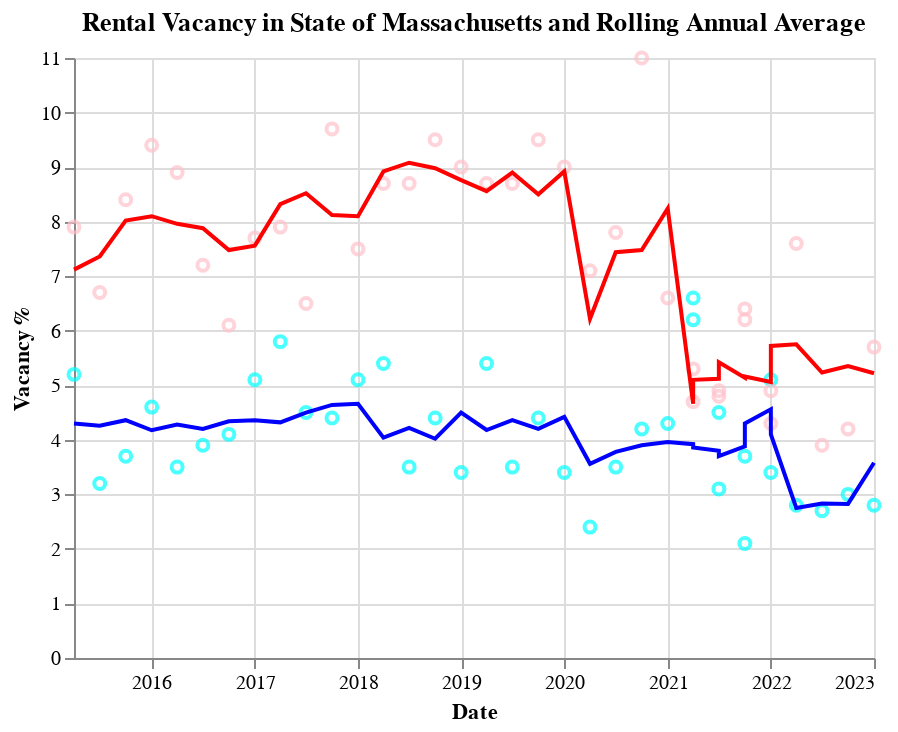

The code cell stored with this chart in its notebook:
### Code cell
line = alt.Chart(df, title="Rental Vacancy in State of Massachusetts and Rolling Annual Average",).mark_line(
    color='blue',
    size=2,
).transform_window(
    rolling_mean='mean(Massachusetts)',
    frame=[-3,1]
).encode(
    x='Quarter:T',
    y='rolling_mean:Q',
)

lineMary = alt.Chart(df).mark_line(
    color='red',
    size=2,
).transform_window(
    rolling_mean='mean(Maryland)',
    frame=[-3,1]
).encode(
    x='Quarter:T',
    y='rolling_mean:Q',
)


pointsMass = alt.Chart(df).mark_point(color='cyan').encode(
    x=alt.X('Quarter:T', axis=alt.Axis(title='Date')),
    y=alt.Y('Massachusetts:Q',
            axis=alt.Axis(title='Vacancy %'))
)

pointsMary = alt.Chart(df).mark_point( color='pink').encode(
    x=alt.X('Quarter:T', axis=alt.Axis(title='Date')),
    y=alt.Y('Maryland:Q',
            axis=alt.Axis(title='Vacancy %'))
)

combined = pointsMass + pointsMary
combined + line + lineMary

## I beleive that the use of a sliding window and rolling mean as detailed in the provided examples is enough distinction from a typical line or scatter chart to qualify. 
## The sliding window includes 3 preceding periods to signify a full year of four quarters. 
## I tried for about 2 hours to get this to have a drop-down that changed state selected, but found out that Vega-lite doesn't even allow that.
## So, I couldn't even make it interactive as I'd intended, and ran out of time.

## I tried my best to clean my data-set into a "Tall" Chart, but the end result made comparing any states trends unwieldy and didn't lend itself to interactivity. 
## I'm expecting partial credit at best on this, this is not nearly my best work and I apologize.

### Figure 1 — Vega-Lite specification as saved in the notebook (floating-point values rounded to 4 significant figures)
{"config": {"view": {"continuousWidth": 400, "continuousHeight": 300}}, "layer": [{"mark": {"type": "point", "color": "cyan"}, "encoding": {"x": {"axis": {"title": "Date"}, "field": "Quarter", "type": "temporal"}, "y": {"axis": {"title": "Vacancy %"}, "field": "Massachusetts", "type": "quantitative"}}}, {"mark": {"type": "point", "color": "pink"}, "encoding": {"x": {"axis": {"title": "Date"}, "field": "Quarter", "type": "temporal"}, "y": {"axis": {"title": "Vacancy %"}, "field": "Maryland", "type": "quantitative"}}}, {"mark": {"type": "line", "color": "blue", "size": 2}, "encoding": {"x": {"field": "Quarter", "type": "temporal"}, "y": {"field": "rolling_mean", "type": "quantitative"}}, "title": "Rental Vacancy in State of Massachusetts and Rolling Annual Average", "transform": [{"window": [{"op": "mean", "field": "Massachusetts", "as": "rolling_mean"}], "frame": [-3, 1]}]}, {"mark": {"type": "line", "color": "red", "size": 2}, "encoding": {"x": {"field": "Quarter", "type": "temporal"}, "y": {"field": "rolling_mean", "type": "quantitative"}}, "transform": [{"window": [{"op": "mean", "field": "Maryland", "as": "rolling_mean"}], "frame": [-3, 1]}]}], "data": {"name": "data-fbddbb9602ddf5b48beab5d8fbaefe3a"}, "$schema": "https://vega.github.io/schema/vega-lite/v4.17.0.json", "datasets": {"data-fbddbb9602ddf5b48beab5d8fbaefe3a": [{"Quarter": "4/1/2022", "Alabama": 6.9, "Alaska": 5.1, "Arizona": 6.0, "Arkansas": 7.5, "California": 3.8, "Colorado": 3.4, "Connecticut": 4.7, "Delaware": 3.3, "District of Columbia": 8.3, "Florida": 6.6, "Georgia": 7.6, "Hawaii": 6.1, "Idaho": 3.3, "Illinois": 6.4, "Indiana": 8.7, "Iowa": 8.3, "Kansas": 8.8, "Kentucky": 5.6, "Louisiana": 5.1, "Maine": 6.1, "Maryland": 7.6, "Massachusetts": 2.8, "Michigan": 4.2, "Minnesota": 6.7, "Mississippi": 7.7, "Missouri": 3.7, "Montana": 3.4, "Nebraska": 5.6, "Nevada": 7.5, "New Hampshire": 5.3, "New Jersey": 4.0, "New Mexico": 5.4, "New York": 5.1, "North Carolina": 6.2, "North Dakota": 13.6, "Ohio": 4.6, "Oklahoma": 8.5, "Oregon": 6.2, "Pennsylvania": 6.5, "Rhode Island": 5.2, "South Carolina": 12.9, "South Dakota": 5.4, "Tennessee": 6.0, "Texas": 7.7, "Utah": 5.0, "Vermont": 2.5, "Virginia": 5.3, "Washington": 4.9, "West Virginia": 8.0, "Wisconsin": 4.9, "Wyoming": 9.2}, {"Quarter": "7/1/2022", "Alabama": 6.9, "Alaska": 4.1, "Arizona": 5.5, "Arkansas": 8.4, "California": 4.1, "Colorado": 4.0, "Connecticut": 2.1, "Delaware": 2.6, "District of Columbia": 8.5, "Florida": 8.0, "Georgia": 7.6, "Hawaii": 5.4, "Idaho": 3.8, "Illinois": 7.9, "Indiana": 8.7, "Iowa": 6.5, "Kansas": 10.8, "Kentucky": 3.8, "Louisiana": 6.6, "Maine": 4.1, "Maryland": 3.9, "Massachusetts": 2.7, "Michigan": 5.2, "Minnesota": 8.0, "Mississippi": 8.1, "Missouri": 6.9, "Montana": 3.6, "Nebraska": 5.2, "Nevada": 4.8, "New Hampshire": 4.5, "New Jersey": 3.2, "New Mexico": 6.6, "New York": 4.4, "North Carolina": 5.4, "North Dakota": 11.0, "Ohio": 5.4, "Oklahoma": 7.3, "Oregon": 3.3, "Pennsylvania": 4.3, "Rhode Island": 3.9, "South Carolina": 6.3, "South Dakota": 4.7, "Tennessee": 8.9, "Texas": 7.4, "Utah": 4.7, "Vermont": 2.4, "Virginia": 4.5, "Washington": 4.0, "West Virginia": 7.3, "Wisconsin": 3.2, "Wyoming": 6.0}, {"Quarter": "10/1/2022", "Alabama": 9.3, "Alaska": 6.2, "Arizona": 6.7, "Arkansas": 12.9, "California": 4.1, "Colorado": 5.0, "Connecticut": 2.0, "Delaware": 3.7, "District of Columbia": 7.7, "Florida": 7.6, "Georgia": 6.7, "Hawaii": 8.6, "Idaho": 4.3, "Illinois": 7.7, "Indiana": 8.8, "Iowa": 8.6, "Kansas": 6.9, "Kentucky": 5.1, "Louisiana": 7.8, "Maine": 2.9, "Maryland": 4.2, "Massachusetts": 3.0, "Michigan": 6.6, "Minnesota": 9.0, "Mississippi": 8.0, "Missouri": 9.6, "Montana": 2.5, "Nebraska": 5.9, "Nevada": 5.9, "New Hampshire": 3.6, "New Jersey": 3.3, "New Mexico": 5.4, "New York": 4.3, "North Carolina": 8.3, "North Dakota": 12.4, "Ohio": 4.9, "Oklahoma": 9.0, "Oregon": 3.0, "Pennsylvania": 5.3, "Rhode Island": 5.5, "South Carolina": 4.2, "South Dakota": 5.8, "Tennessee": 7.8, "Texas": 8.1, "Utah": 5.0, "Vermont": 4.2, "Virginia": 3.3, "Washington": 5.5, "West Virginia": 6.4, "Wisconsin": 4.5, "Wyoming": 7.3}, {"Quarter": "1/1/2023", "Alabama": 9.3, "Alaska": 5.9, "Arizona": 6.7, "Arkansas": 13.3, "California": 3.6, "Colorado": 3.9, "Connecticut": 4.4, "Delaware": 4.7, "District of Columbia": 7.2, "Florida": 6.8, "Georgia": 6.3, "Hawaii": 7.2, "Idaho": 4.5, "Illinois": 7.7, "Indiana": 8.9, "Iowa": 6.7, "Kansas": 7.5, "Kentucky": 3.1, "Louisiana": 8.0, "Maine": 2.9, "Maryland": 5.7, "Massachusetts": 2.8, "Michigan": 6.2, "Minnesota": 5.0, "Mississippi": 9.8, "Missouri": 8.4, "Montana": 3.3, "Nebraska": 4.1, "Nevada": 5.6, "New Hampshire": 4.0, "New Jersey": 4.2, "New Mexico": 6.6, "New York": 3.5, "North Carolina": 5.3, "North Dakota": 11.8, "Ohio": 6.2, "Oklahoma": 9.3, "Oregon": 3.8, "Pennsylvania": 5.0, "Rhode Island": 3.9, "South Carolina": 7.5, "South Dakota": 7.9, "Tennessee": 6.5, "Texas": 8.3, "Utah": 3.0, "Vermont": 5.1, "Virginia": 6.3, "Washington": 4.3, "West Virginia": 10.6, "Wisconsin": 5.8, "Wyoming": 6.3}, {"Quarter": "4/1/2021", "Alabama": 9.5, "Alaska": 5.7, "Arizona": 5.2, "Arkansas": 7.0, "California": 4.8, "Colorado": 5.0, "Connecticut": 6.1, "Delaware": 3.0, "District of Columbia": 10.5, "Florida": 7.4, "Georgia": 6.3, "Hawaii": 9.7, "Idaho": 5.2, "Illinois": 7.9, "Indiana": 9.9, "Iowa": 8.1, "Kansas": 13.0, "Kentucky": 6.2, "Louisiana": 9.4, "Maine": 5.4, "Maryland": 4.7, "Massachusetts": 6.6, "Michigan": 6.9, "Minnesota": 7.5, "Mississippi": 6.7, "Missouri": 9.2, "Montana": 4.2, "Nebraska": 5.2, "Nevada": 3.1, "New Hampshire": 4.7, "New Jersey": 5.4, "New Mexico": 9.2, "New York": 7.4, "North Carolina": 5.5, "North Dakota": 15.0, "Ohio": 7.5, "Oklahoma": 7.9, "Oregon": 4.1, "Pennsylvania": 7.6, "Rhode Island": 2.6, "South Carolina": 10.2, "South Dakota": 8.9, "Tennessee": 6.4, "Texas": 9.5, "Utah": 4.2, "Vermont": 1.8, "Virginia": 4.9, "Washington": 4.1, "West Virginia": 5.5, "Wisconsin": 4.5, "Wyoming": 9.9}, {"Quarter": "7/1/2021", "Alabama": 12.8, "Alaska": 3.9, "Arizona": 4.7, "Arkansas": 6.8, "California": 4.8, "Colorado": 4.1, "Connecticut": 5.4, "Delaware": 3.8, "District of Columbia": 11.0, "Florida": 7.5, "Georgia": 5.5, "Hawaii": 6.8, "Idaho": 4.0, "Illinois": 8.0, "Indiana": 7.8, "Iowa": 7.6, "Kansas": 8.3, "Kentucky": 6.8, "Louisiana": 6.1, "Maine": 2.5, "Maryland": 4.8, "Massachusetts": 4.5, "Michigan": 5.9, "Minnesota": 8.9, "Mississippi": 10.1, "Missouri": 10.4, "Montana": 4.3, "Nebraska": 5.2, "Nevada": 4.2, "New Hampshire": 3.0, "New Jersey": 3.5, "New Mexico": 6.5, "New York": 6.8, "North Carolina": 4.4, "North Dakota": 12.9, "Ohio": 6.5, "Oklahoma": 5.4, "Oregon": 4.7, "Pennsylvania": 6.5, "Rhode Island": 2.2, "South Carolina": 6.6, "South Dakota": 8.7, "Tennessee": 7.6, "Texas": 7.9, "Utah": 4.6, "Vermont": 1.8, "Virginia": 4.4, "Washington": 5.3, "West Virginia": 6.0, "Wisconsin": 3.5, "Wyoming": 7.5}, {"Quarter": "10/1/2021", "Alabama": 12.5, "Alaska": 3.8, "Arizona": 4.7, "Arkansas": 8.9, "California": 4.0, "Colorado": 3.9, "Connecticut": 4.1, "Delaware": 3.0, "District of Columbia": 9.9, "Florida": 5.9, "Georgia": 6.4, "Hawaii": 4.7, "Idaho": 3.4, "Illinois": 8.8, "Indiana": 6.4, "Iowa": 5.7, "Kansas": 7.1, "Kentucky": 5.5, "Louisiana": 7.3, "Maine": 2.6, "Maryland": 6.2, "Massachusetts": 2.1, "Michigan": 5.6, "Minnesota": 5.0, "Mississippi": 9.3, "Missouri": 6.9, "Montana": 3.8, "Nebraska": 7.7, "Nevada": 4.8, "New Hampshire": 2.5, "New Jersey": 3.1, "New Mexico": 5.5, "New York": 5.1, "North Carolina": 4.9, "North Dakota": 12.3, "Ohio": 4.0, "Oklahoma": 7.8, "Oregon": 5.8, "Pennsylvania": 5.4, "Rhode Island": 2.5, "South Carolina": 7.2, "South Dakota": 10.0, "Tennessee": 8.4, "Texas": 8.2, "Utah": 5.4, "Vermont": 3.5, "Virginia": 6.6, "Washington": 5.1, "West Virginia": 6.6, "Wisconsin": 5.1, "Wyoming": 7.5}, {"Quarter": "1/1/2022", "Alabama": 12.0, "Alaska": 3.5, "Arizona": 4.6, "Arkansas": 7.5, "California": 3.5, "Colorado": 5.2, "Connecticut": 4.7, "Delaware": 5.5, "District of Columbia": 7.6, "Florida": 5.4, "Georgia": 6.0, "Hawaii": 8.3, "Idaho": 4.8, "Illinois": 8.0, "Indiana": 9.7, "Iowa": 7.5, "Kansas": 6.3, "Kentucky": 6.0, "Louisiana": 8.0, "Maine": 5.8, "Maryland": 4.3, "Massachusetts": 3.4, "Michigan": 4.4, "Minnesota": 5.1, "Mississippi": 10.7, "Missouri": 8.0, "Montana": 4.1, "Nebraska": 4.6, "Nevada": 6.4, "New Hampshire": 4.3, "New Jersey": 2.5, "New Mexico": 6.6, "New York": 4.5, "North Carolina": 6.3, "North Dakota": 12.8, "Ohio": 5.0, "Oklahoma": 9.5, "Oregon": 3.3, "Pennsylvania": 6.0, "Rhode Island": 4.0, "South Carolina": 7.7, "South Dakota": 7.2, "Tennessee": 6.6, "Texas": 8.0, "Utah": 3.2, "Vermont": 2.7, "Virginia": 5.7, "Washington": 3.6, "West Virginia": 8.1, "Wisconsin": 5.4, "Wyoming": 7.1}, {"Quarter": "4/1/2021", "Alabama": 16.0, "Alaska": 8.2, "Arizona": 3.4, "Arkansas": 9.1, "California": 3.4, "Colorado": 4.5, "Connecticut": 5.7, "Delaware": 9.4, "District of Columbia": 7.4, "Florida": 8.1, "Georgia": 7.5, "Hawaii": 7.1, "Idaho": 4.0, "Illinois": 7.5, "Indiana": 7.2, "Iowa": 8.6, "Kansas": 12.1, "Kentucky": 8.0, "Louisiana": 9.4, "Maine": 2.5, "Maryland": 5.3, "Massachusetts": 6.2, "Michigan": 7.0, "Minnesota": 5.7, "Mississippi": 12.7, "Missouri": 6.4, "Montana": 4.4, "Nebraska": 6.4, "Nevada": 7.6, "New Hampshire": 3.1, "New Jersey": 2.9, "New Mexico": 7.2, "New York": 5.2, "North Carolina": 6.9, "North Dakota": 12.2, "Ohio": 7.6, "Oklahoma": 9.7, "Oregon": 4.5, "Pennsylvania": 8.1, "Rhode Island": 3.3, "South Carolina": 11.7, "South Dakota": 8.8, "Tennessee": 7.4, "Texas": 8.3, "Utah": 6.3, "Vermont": 3.6, "Virginia": 8.8, "Washington": 4.8, "West Virginia": 7.1, "Wisconsin": 3.0, "Wyoming": 9.1}, {"Quarter": "7/1/2021", "Alabama": 17.4, "Alaska": 7.5, "Arizona": 6.3, "Arkansas": 8.0, "California": 3.2, "Colorado": 2.6, "Connecticut": 6.0, "Delaware": 5.5, "District of Columbia": 6.8, "Florida": 7.1, "Georgia": 6.4, "Hawaii": 6.7, "Idaho": 4.0, "Illinois": 7.1, "Indiana": 6.2, "Iowa": 10.0, "Kansas": 13.7, "Kentucky": 6.7, "Louisiana": 6.5, "Maine": 1.5, "Maryland": 4.9, "Massachusetts": 3.1, "Michigan": 6.6, "Minnesota": 4.6, "Mississippi": 6.5, "Missouri": 4.4, "Montana": 5.2, "Nebraska": 7.7, "Nevada": 6.0, "New Hampshire": 2.5, "New Jersey": 1.9, "New Mexico": 7.9, "New York": 3.9, "North Carolina": 4.6, "North Dakota": 13.9, "Ohio": 5.3, "Oklahoma": 9.7, "Oregon": 4.0, "Pennsylvania": 7.1, "Rhode Island": 1.8, "South Carolina": 6.2, "South Dakota": 8.1, "Tennessee": 9.1, "Texas": 8.3, "Utah": 4.8, "Vermont": 3.9, "Virginia": 4.4, "Washington": 2.9, "West Virginia": 6.4, "Wisconsin": 6.3, "Wyoming": 9.8}, {"Quarter": "10/1/2021", "Alabama": 12.3, "Alaska": 6.1, "Arizona": 8.3, "Arkansas": 9.0, "California": 4.7, "Colorado": 5.0, "Connecticut": 6.3, "Delaware": 4.9, "District of Columbia": 8.7, "Florida": 7.0, "Georgia": 6.5, "Hawaii": 8.7, "Idaho": 5.3, "Illinois": 8.5, "Indiana": 8.6, "Iowa": 8.8, "Kansas": 10.3, "Kentucky": 4.3, "Louisiana": 8.7, "Maine": 5.4, "Maryland": 6.4, "Massachusetts": 3.7, "Michigan": 6.3, "Minnesota": 3.3, "Mississippi": 7.7, "Missouri": 8.5, "Montana": 4.7, "Nebraska": 5.8, "Nevada": 4.7, "New Hampshire": 1.9, "New Jersey": 3.0, "New Mexico": 6.2, "New York": 6.1, "North Carolina": 4.5, "North Dakota": 14.1, "Ohio": 4.6, "Oklahoma": 7.9, "Oregon": 5.4, "Pennsylvania": 8.1, "Rhode Island": 2.1, "South Carolina": 8.4, "South Dakota": 8.6, "Tennessee": 8.4, "Texas": 9.9, "Utah": 4.8, "Vermont": 2.6, "Virginia": 4.8, "Washington": 4.0, "West Virginia": 5.3, "Wisconsin": 4.6, "Wyoming": 7.7}, {"Quarter": "1/1/2022", "Alabama": 9.6, "Alaska": 5.8, "Arizona": 4.6, "Arkansas": 7.1, "California": 4.9, "Colorado": 4.4, "Connecticut": 4.5, "Delaware": 5.1, "District of Columbia": 9.9, "Florida": 6.9, "Georgia": 7.8, "Hawaii": 7.1, "Idaho": 4.2, "Illinois": 8.5, "Indiana": 15.5, "Iowa": 8.5, "Kansas": 11.8, "Kentucky": 5.5, "Louisiana": 6.9, "Maine": 4.5, "Maryland": 4.9, "Massachusetts": 5.1, "Michigan": 5.4, "Minnesota": 5.1, "Mississippi": 7.3, "Missouri": 7.4, "Montana": 3.4, "Nebraska": 6.2, "Nevada": 3.0, "New Hampshire": 1.9, "New Jersey": 3.7, "New Mexico": 4.2, "New York": 6.5, "North Carolina": 6.9, "North Dakota": 13.6, "Ohio": 6.9, "Oklahoma": 6.4, "Oregon": 4.9, "Pennsylvania": 6.7, "Rhode Island": 3.2, "South Carolina": 11.9, "South Dakota": 10.1, "Tennessee": 7.4, "Texas": 7.8, "Utah": 5.4, "Vermont": 3.4, "Virginia": 7.3, "Washington": 3.8, "West Virginia": 7.1, "Wisconsin": 3.2, "Wyoming": 9.4}, {"Quarter": "4/1/2020", "Alabama": 15.8, "Alaska": 7.9, "Arizona": 4.3, "Arkansas": 11.0, "California": 4.2, "Colorado": 3.6, "Connecticut": 4.1, "Delaware": 6.6, "District of Columbia": 7.1, "Florida": 8.3, "Georgia": 7.7, "Hawaii": 7.4, "Idaho": 3.3, "Illinois": 7.4, "Indiana": 5.7, "Iowa": 9.3, "Kansas": 15.6, "Kentucky": 10.7, "Louisiana": 11.5, "Maine": 6.1, "Maryland": 7.1, "Massachusetts": 2.4, "Michigan": 7.2, "Minnesota": 6.8, "Mississippi": 9.6, "Missouri": 10.5, "Montana": 4.6, "Nebraska": 6.7, "Nevada": 7.6, "New Hampshire": 2.9, "New Jersey": 3.1, "New Mexico": 8.1, "New York": 5.2, "North Carolina": 6.9, "North Dakota": 13.1, "Ohio": 6.9, "Oklahoma": 11.7, "Oregon": 6.6, "Pennsylvania": 8.1, "Rhode Island": 2.5, "South Carolina": 11.9, "South Dakota": 7.5, "Tennessee": 9.0, "Texas": 10.0, "Utah": 4.0, "Vermont": 4.1, "Virginia": 8.0, "Washington": 3.7, "West Virginia": 6.1, "Wisconsin": 4.9, "Wyoming": 9.6}, {"Quarter": "7/1/2020", "Alabama": 13.3, "Alaska": 6.3, "Arizona": 7.3, "Arkansas": 10.3, "California": 4.6, "Colorado": 3.9, "Connecticut": 6.0, "Delaware": 4.5, "District of Columbia": 5.3, "Florida": 7.9, "Georgia": 9.0, "Hawaii": 8.2, "Idaho": 3.8, "Illinois": 7.0, "Indiana": 7.9, "Iowa": 5.1, "Kansas": 12.4, "Kentucky": 10.5, "Louisiana": 8.8, "Maine": 2.9, "Maryland": 7.8, "Massachusetts": 3.5, "Michigan": 7.1, "Minnesota": 5.9, "Mississippi": 6.9, "Missouri": 7.6, "Montana": 6.4, "Nebraska": 5.7, "Nevada": 4.7, "New Hampshire": 3.2, "New Jersey": 4.6, "New Mexico": 8.8, "New York": 5.4, "North Carolina": 6.9, "North Dakota": 8.8, "Ohio": 5.6, "Oklahoma": 12.2, "Oregon": 5.0, "Pennsylvania": 6.8, "Rhode Island": 3.9, "South Carolina": 9.4, "South Dakota": 9.4, "Tennessee": 10.5, "Texas": 9.6, "Utah": 3.9, "Vermont": 4.7, "Virginia": 7.5, "Washington": 3.0, "West Virginia": 5.0, "Wisconsin": 4.9, "Wyoming": 8.3}, {"Quarter": "10/1/2020", "Alabama": 10.1, "Alaska": 7.3, "Arizona": 6.3, "Arkansas": 9.2, "California": 4.3, "Colorado": 4.6, "Connecticut": 7.5, "Delaware": 5.4, "District of Columbia": 5.7, "Florida": 8.5, "Georgia": 7.2, "Hawaii": 6.9, "Idaho": 6.9, "Illinois": 8.4, "Indiana": 6.3, "Iowa": 5.6, "Kansas": 10.2, "Kentucky": 6.8, "Louisiana": 10.7, "Maine": 4.7, "Maryland": 11.0, "Massachusetts": 4.2, "Michigan": 6.6, "Minnesota": 2.1, "Mississippi": 8.3, "Missouri": 10.1, "Montana": 3.4, "Nebraska": 7.9, "Nevada": 5.7, "New Hampshire": 4.8, "New Jersey": 4.7, "New Mexico": 5.7, "New York": 5.1, "North Carolina": 6.7, "North Dakota": 11.1, "Ohio": 6.4, "Oklahoma": 9.5, "Oregon": 5.4, "Pennsylvania": 6.9, "Rhode Island": 4.4, "South Carolina": 9.9, "South Dakota": 9.9, "Tennessee": 11.8, "Texas": 9.6, "Utah": 3.0, "Vermont": 4.8, "Virginia": 5.3, "Washington": 4.4, "West Virginia": 6.3, "Wisconsin": 4.7, "Wyoming": 7.4}, {"Quarter": "1/1/2021", "Alabama": 11.2, "Alaska": 8.4, "Arizona": 5.6, "Arkansas": 7.9, "California": 3.8, "Colorado": 4.4, "Connecticut": 4.9, "Delaware": 8.9, "District of Columbia": 5.8, "Florida": 8.7, "Georgia": 6.5, "Hawaii": 6.9, "Idaho": 4.4, "Illinois": 7.1, "Indiana": 6.9, "Iowa": 6.7, "Kansas": 8.8, "Kentucky": 6.2, "Louisiana": 11.7, "Maine": 2.7, "Maryland": 6.6, "Massachusetts": 4.3, "Michigan": 6.2, "Minnesota": 4.4, "Mississippi": 9.9, "Missouri": 9.1, "Montana": 5.9, "Nebraska": 5.8, "Nevada": 5.3, "New Hampshire": 5.1, "New Jersey": 4.6, "New Mexico": 5.7, "New York": 5.1, "North Carolina": 6.2, "North Dakota": 13.1, "Ohio": 6.8, "Oklahoma": 6.7, "Oregon": 3.4, "Pennsylvania": 7.1, "Rhode Island": 4.8, "South Carolina": 12.1, "South Dakota": 11.1, "Tennessee": 9.2, "Texas": 8.6, "Utah": 4.4, "Vermont": 4.0, "Virginia": 6.8, "Washington": 5.4, "West Virginia": 5.9, "Wisconsin": 4.5, "Wyoming": 7.0}, {"Quarter": "4/1/2019", "Alabama": 13.1, "Alaska": 11.6, "Arizona": 5.0, "Arkansas": 11.7, "California": 4.5, "Colorado": 4.4, "Connecticut": 7.6, "Delaware": 6.0, "District of Columbia": 9.8, "Florida": 8.3, "Georgia": 8.8, "Hawaii": 9.9, "Idaho": 6.9, "Illinois": 9.3, "Indiana": 8.5, "Iowa": 6.4, "Kansas": 11.3, "Kentucky": 4.7, "Louisiana": 11.3, "Maine": 2.9, "Maryland": 8.7, "Massachusetts": 5.4, "Michigan": 6.8, "Minnesota": 3.4, "Mississippi": 10.8, "Missouri": 12.5, "Montana": 6.9, "Nebraska": 5.9, "Nevada": 9.0, "New Hampshire": 3.7, "New Jersey": 5.0, "New Mexico": 10.7, "New York": 4.7, "North Carolina": 8.5, "North Dakota": 14.9, "Ohio": 5.7, "Oklahoma": 11.3, "Oregon": 4.3, "Pennsylvania": 5.7, "Rhode Island": 4.6, "South Carolina": 10.9, "South Dakota": 5.0, "Tennessee": 8.1, "Texas": 8.0, "Utah": 5.4, "Vermont": 3.3, "Virginia": 7.9, "Washington": 4.8, "West Virginia": 9.2, "Wisconsin": 5.0, "Wyoming": 14.7}, {"Quarter": "7/1/2019", "Alabama": 14.3, "Alaska": 9.6, "Arizona": 5.8, "Arkansas": 11.3, "California": 4.6, "Colorado": 2.4, "Connecticut": 5.8, "Delaware": 6.8, "District of Columbia": 8.3, "Florida": 7.7, "Georgia": 6.6, "Hawaii": 9.7, "Idaho": 6.8, "Illinois": 6.7, "Indiana": 9.1, "Iowa": 9.1, "Kansas": 11.5, "Kentucky": 5.9, "Louisiana": 10.8, "Maine": 3.5, "Maryland": 8.7, "Massachusetts": 3.5, "Michigan": 8.0, "Minnesota": 5.7, "Mississippi": 8.9, "Missouri": 9.7, "Montana": 6.3, "Nebraska": 8.4, "Nevada": 4.9, "New Hampshire": 3.2, "New Jersey": 4.3, "New Mexico": 10.2, "New York": 5.3, "North Carolina": 6.2, "North Dakota": 14.1, "Ohio": 7.4, "Oklahoma": 11.0, "Oregon": 6.1, "Pennsylvania": 6.0, "Rhode Island": 1.8, "South Carolina": 12.1, "South Dakota": 8.1, "Tennessee": 9.4, "Texas": 8.9, "Utah": 5.5, "Vermont": 4.4, "Virginia": 4.7, "Washington": 5.1, "West Virginia": 8.1, "Wisconsin": 4.7, "Wyoming": 10.7}, {"Quarter": "10/1/2019", "Alabama": 13.3, "Alaska": 10.5, "Arizona": 8.0, "Arkansas": 8.7, "California": 4.5, "Colorado": 3.5, "Connecticut": 6.4, "Delaware": 6.6, "District of Columbia": 6.9, "Florida": 8.5, "Georgia": 6.7, "Hawaii": 8.2, "Idaho": 2.8, "Illinois": 6.7, "Indiana": 9.5, "Iowa": 8.3, "Kansas": 10.7, "Kentucky": 7.1, "Louisiana": 8.7, "Maine": 5.6, "Maryland": 9.5, "Massachusetts": 4.4, "Michigan": 7.3, "Minnesota": 5.2, "Mississippi": 9.8, "Missouri": 8.1, "Montana": 4.4, "Nebraska": 7.9, "Nevada": 5.4, "New Hampshire": 4.0, "New Jersey": 5.5, "New Mexico": 8.3, "New York": 5.7, "North Carolina": 6.3, "North Dakota": 13.8, "Ohio": 8.5, "Oklahoma": 13.6, "Oregon": 5.2, "Pennsylvania": 8.8, "Rhode Island": 3.4, "South Carolina": 11.5, "South Dakota": 8.3, "Tennessee": 8.4, "Texas": 9.2, "Utah": 5.4, "Vermont": 4.4, "Virginia": 7.1, "Washington": 5.5, "West Virginia": 6.7, "Wisconsin": 4.7, "Wyoming": 12.9}, {"Quarter": "1/1/2020", "Alabama": 12.2, "Alaska": 12.8, "Arizona": 5.4, "Arkansas": 7.9, "California": 4.1, "Colorado": 3.1, "Connecticut": 4.6, "Delaware": 8.8, "District of Columbia": 6.7, "Florida": 8.3, "Georgia": 6.5, "Hawaii": 6.2, "Idaho": 5.5, "Illinois": 7.0, "Indiana": 8.7, "Iowa": 5.8, "Kansas": 8.4, "Kentucky": 7.0, "Louisiana": 9.6, "Maine": 6.1, "Maryland": 9.0, "Massachusetts": 3.4, "Michigan": 7.3, "Minnesota": 5.7, "Mississippi": 9.2, "Missouri": 9.2, "Montana": 6.2, "Nebraska": 7.1, "Nevada": 5.5, "New Hampshire": 3.7, "New Jersey": 5.1, "New Mexico": 7.3, "New York": 5.3, "North Carolina": 7.4, "North Dakota": 14.1, "Ohio": 6.7, "Oklahoma": 10.6, "Oregon": 3.0, "Pennsylvania": 6.5, "Rhode Island": 2.9, "South Carolina": 9.8, "South Dakota": 7.7, "Tennessee": 8.6, "Texas": 9.5, "Utah": 5.2, "Vermont": 4.7, "Virginia": 6.1, "Washington": 5.0, "West Virginia": 5.8, "Wisconsin": 4.1, "Wyoming": 13.8}, {"Quarter": "4/1/2018", "Alabama": 13.1, "Alaska": 11.6, "Arizona": 5.0, "Arkansas": 11.7, "California": 4.5, "Colorado": 4.4, "Connecticut": 7.6, "Delaware": 6.0, "District of Columbia": 9.8, "Florida": 8.3, "Georgia": 8.8, "Hawaii": 9.9, "Idaho": 6.9, "Illinois": 9.3, "Indiana": 8.5, "Iowa": 6.4, "Kansas": 11.3, "Kentucky": 4.7, "Louisiana": 11.3, "Maine": 2.9, "Maryland": 8.7, "Massachusetts": 5.4, "Michigan": 6.8, "Minnesota": 3.4, "Mississippi": 10.8, "Missouri": 12.5, "Montana": 6.9, "Nebraska": 5.9, "Nevada": 9.0, "New Hampshire": 3.7, "New Jersey": 5.0, "New Mexico": 10.7, "New York": 4.7, "North Carolina": 8.5, "North Dakota": 14.9, "Ohio": 5.7, "Oklahoma": 11.3, "Oregon": 4.3, "Pennsylvania": 5.7, "Rhode Island": 4.6, "South Carolina": 10.9, "South Dakota": 5.0, "Tennessee": 8.1, "Texas": 8.0, "Utah": 5.4, "Vermont": 3.3, "Virginia": 7.9, "Washington": 4.8, "West Virginia": 9.2, "Wisconsin": 5.0, "Wyoming": 14.7}, {"Quarter": "7/1/2018", "Alabama": 14.3, "Alaska": 9.6, "Arizona": 5.8, "Arkansas": 11.3, "California": 4.6, "Colorado": 2.4, "Connecticut": 5.8, "Delaware": 6.8, "District of Columbia": 8.3, "Florida": 7.7, "Georgia": 6.6, "Hawaii": 9.7, "Idaho": 6.8, "Illinois": 6.7, "Indiana": 9.1, "Iowa": 9.1, "Kansas": 11.5, "Kentucky": 5.9, "Louisiana": 10.8, "Maine": 3.5, "Maryland": 8.7, "Massachusetts": 3.5, "Michigan": 8.0, "Minnesota": 5.7, "Mississippi": 8.9, "Missouri": 9.7, "Montana": 6.3, "Nebraska": 8.4, "Nevada": 4.9, "New Hampshire": 3.2, "New Jersey": 4.3, "New Mexico": 10.2, "New York": 5.3, "North Carolina": 6.2, "North Dakota": 14.1, "Ohio": 7.4, "Oklahoma": 11.0, "Oregon": 6.1, "Pennsylvania": 6.0, "Rhode Island": 1.8, "South Carolina": 12.1, "South Dakota": 8.1, "Tennessee": 9.4, "Texas": 8.9, "Utah": 5.5, "Vermont": 4.4, "Virginia": 4.7, "Washington": 5.1, "West Virginia": 8.1, "Wisconsin": 4.7, "Wyoming": 10.7}, {"Quarter": "10/1/2018", "Alabama": 13.3, "Alaska": 10.5, "Arizona": 8.0, "Arkansas": 8.7, "California": 4.5, "Colorado": 3.5, "Connecticut": 6.4, "Delaware": 6.6, "District of Columbia": 6.9, "Florida": 8.5, "Georgia": 6.7, "Hawaii": 8.2, "Idaho": 2.8, "Illinois": 6.7, "Indiana": 9.5, "Iowa": 8.3, "Kansas": 10.7, "Kentucky": 7.1, "Louisiana": 8.7, "Maine": 5.6, "Maryland": 9.5, "Massachusetts": 4.4, "Michigan": 7.3, "Minnesota": 5.2, "Mississippi": 9.8, "Missouri": 8.1, "Montana": 4.4, "Nebraska": 7.9, "Nevada": 5.4, "New Hampshire": 4.0, "New Jersey": 5.5, "New Mexico": 8.3, "New York": 5.7, "North Carolina": 6.3, "North Dakota": 13.8, "Ohio": 8.5, "Oklahoma": 13.6, "Oregon": 5.2, "Pennsylvania": 8.8, "Rhode Island": 3.4, "South Carolina": 11.5, "South Dakota": 8.3, "Tennessee": 8.4, "Texas": 9.2, "Utah": 5.4, "Vermont": 4.4, "Virginia": 7.1, "Washington": 5.5, "West Virginia": 6.7, "Wisconsin": 4.7, "Wyoming": 12.9}, {"Quarter": "1/1/2019", "Alabama": 12.2, "Alaska": 12.8, "Arizona": 5.4, "Arkansas": 7.9, "California": 4.1, "Colorado": 3.1, "Connecticut": 4.6, "Delaware": 8.8, "District of Columbia": 6.7, "Florida": 8.3, "Georgia": 6.5, "Hawaii": 6.2, "Idaho": 5.5, "Illinois": 7.0, "Indiana": 8.7, "Iowa": 5.8, "Kansas": 8.4, "Kentucky": 7.0, "Louisiana": 9.6, "Maine": 6.1, "Maryland": 9.0, "Massachusetts": 3.4, "Michigan": 7.3, "Minnesota": 5.7, "Mississippi": 9.2, "Missouri": 9.2, "Montana": 6.2, "Nebraska": 7.1, "Nevada": 5.5, "New Hampshire": 3.7, "New Jersey": 5.1, "New Mexico": 7.3, "New York": 5.3, "North Carolina": 7.4, "North Dakota": 14.1, "Ohio": 6.7, "Oklahoma": 10.6, "Oregon": 3.0, "Pennsylvania": 6.5, "Rhode Island": 2.9, "South Carolina": 9.8, "South Dakota": 7.7, "Tennessee": 8.6, "Texas": 9.5, "Utah": 5.2, "Vermont": 4.7, "Virginia": 6.1, "Washington": 5.0, "West Virginia": 5.8, "Wisconsin": 4.1, "Wyoming": 13.8}, {"Quarter": "4/1/2017", "Alabama": 14.9, "Alaska": 9.2, "Arizona": 5.9, "Arkansas": 8.4, "California": 4.0, "Colorado": 4.4, "Connecticut": 7.4, "Delaware": 7.5, "District of Columbia": 5.9, "Florida": 7.6, "Georgia": 7.0, "Hawaii": 10.2, "Idaho": 6.0, "Illinois": 7.1, "Indiana": 9.7, "Iowa": 7.3, "Kansas": 10.0, "Kentucky": 7.5, "Louisiana": 9.6, "Maine": 4.3, "Maryland": 7.9, "Massachusetts": 5.8, "Michigan": 7.2, "Minnesota": 6.1, "Mississippi": 12.9, "Missouri": 10.9, "Montana": 6.3, "Nebraska": 8.2, "Nevada": 6.5, "New Hampshire": 3.3, "New Jersey": 6.0, "New Mexico": 10.5, "New York": 5.2, "North Carolina": 6.6, "North Dakota": 17.4, "Ohio": 7.3, "Oklahoma": 9.4, "Oregon": 4.1, "Pennsylvania": 6.9, "Rhode Island": 2.6, "South Carolina": 10.5, "South Dakota": 7.4, "Tennessee": 8.8, "Texas": 10.1, "Utah": 3.9, "Vermont": 3.8, "Virginia": 7.1, "Washington": 2.7, "West Virginia": 10.2, "Wisconsin": 4.5, "Wyoming": 14.3}, {"Quarter": "7/1/2017", "Alabama": 15.7, "Alaska": 5.2, "Arizona": 10.3, "Arkansas": 10.6, "California": 4.8, "Colorado": 6.2, "Connecticut": 5.9, "Delaware": 7.7, "District of Columbia": 8.2, "Florida": 8.5, "Georgia": 8.3, "Hawaii": 8.8, "Idaho": 7.7, "Illinois": 8.3, "Indiana": 9.8, "Iowa": 6.9, "Kansas": 13.7, "Kentucky": 6.9, "Louisiana": 10.3, "Maine": 3.9, "Maryland": 6.5, "Massachusetts": 4.5, "Michigan": 6.6, "Minnesota": 6.3, "Mississippi": 11.5, "Missouri": 10.6, "Montana": 7.0, "Nebraska": 7.6, "Nevada": 7.1, "New Hampshire": 2.9, "New Jersey": 4.9, "New Mexico": 11.7, "New York": 5.1, "North Carolina": 7.7, "North Dakota": 16.9, "Ohio": 6.7, "Oklahoma": 8.2, "Oregon": 6.9, "Pennsylvania": 7.0, "Rhode Island": 2.7, "South Carolina": 9.4, "South Dakota": 8.2, "Tennessee": 7.5, "Texas": 10.0, "Utah": 7.1, "Vermont": 3.8, "Virginia": 6.9, "Washington": 4.6, "West Virginia": 7.7, "Wisconsin": 5.0, "Wyoming": 12.7}, {"Quarter": "10/1/2017", "Alabama": 13.6, "Alaska": 7.6, "Arizona": 8.5, "Arkansas": 13.9, "California": 5.0, "Colorado": 5.5, "Connecticut": 6.0, "Delaware": 5.3, "District of Columbia": 6.5, "Florida": 9.3, "Georgia": 7.9, "Hawaii": 8.4, "Idaho": 9.9, "Illinois": 9.1, "Indiana": 11.7, "Iowa": 7.8, "Kansas": 12.2, "Kentucky": 8.6, "Louisiana": 10.8, "Maine": 4.1, "Maryland": 9.7, "Massachusetts": 4.4, "Michigan": 8.7, "Minnesota": 5.2, "Mississippi": 12.4, "Missouri": 8.6, "Montana": 5.8, "Nebraska": 7.4, "Nevada": 6.0, "New Hampshire": 4.3, "New Jersey": 3.7, "New Mexico": 10.8, "New York": 5.6, "North Carolina": 9.7, "North Dakota": 17.4, "Ohio": 6.1, "Oklahoma": 8.1, "Oregon": 7.5, "Pennsylvania": 7.3, "Rhode Island": 4.4, "South Carolina": 11.2, "South Dakota": 7.3, "Tennessee": 6.9, "Texas": 9.7, "Utah": 7.0, "Vermont": 3.6, "Virginia": 6.3, "Washington": 3.9, "West Virginia": 8.3, "Wisconsin": 4.2, "Wyoming": 15.1}, {"Quarter": "1/1/2018", "Alabama": 11.6, "Alaska": 7.6, "Arizona": 4.8, "Arkansas": 13.1, "California": 3.4, "Colorado": 6.1, "Connecticut": 7.9, "Delaware": 4.9, "District of Columbia": 7.7, "Florida": 8.8, "Georgia": 7.1, "Hawaii": 7.7, "Idaho": 7.4, "Illinois": 7.4, "Indiana": 10.5, "Iowa": 6.2, "Kansas": 10.1, "Kentucky": 6.6, "Louisiana": 11.9, "Maine": 3.6, "Maryland": 7.5, "Massachusetts": 5.1, "Michigan": 7.9, "Minnesota": 5.6, "Mississippi": 10.2, "Missouri": 9.3, "Montana": 8.3, "Nebraska": 4.9, "Nevada": 7.4, "New Hampshire": 4.4, "New Jersey": 4.9, "New Mexico": 8.9, "New York": 4.9, "North Carolina": 7.2, "North Dakota": 15.3, "Ohio": 6.2, "Oklahoma": 10.6, "Oregon": 3.6, "Pennsylvania": 7.5, "Rhode Island": 4.3, "South Carolina": 10.3, "South Dakota": 5.6, "Tennessee": 8.2, "Texas": 9.6, "Utah": 6.6, "Vermont": 3.2, "Virginia": 6.6, "Washington": 3.0, "West Virginia": 8.4, "Wisconsin": 5.5, "Wyoming": 16.8}, {"Quarter": "4/1/2016", "Alabama": 14.9, "Alaska": 10.1, "Arizona": 6.7, "Arkansas": 11.3, "California": 4.1, "Colorado": 5.7, "Connecticut": 5.6, "Delaware": 7.9, "District of Columbia": 5.6, "Florida": 9.0, "Georgia": 6.3, "Hawaii": 10.7, "Idaho": 4.7, "Illinois": 8.3, "Indiana": 9.2, "Iowa": 5.3, "Kansas": 13.0, "Kentucky": 9.0, "Louisiana": 13.6, "Maine": 3.9, "Maryland": 8.9, "Massachusetts": 3.5, "Michigan": 7.1, "Minnesota": 4.2, "Mississippi": 9.3, "Missouri": 11.2, "Montana": 4.7, "Nebraska": 5.6, "Nevada": 7.5, "New Hampshire": 2.9, "New Jersey": 5.9, "New Mexico": 9.9, "New York": 5.4, "North Carolina": 8.2, "North Dakota": 14.6, "Ohio": 7.0, "Oklahoma": 10.9, "Oregon": 4.4, "Pennsylvania": 7.0, "Rhode Island": 2.6, "South Carolina": 11.0, "South Dakota": 5.4, "Tennessee": 7.6, "Texas": 8.3, "Utah": 4.9, "Vermont": 5.6, "Virginia": 5.0, "Washington": 4.7, "West Virginia": 8.9, "Wisconsin": 4.5, "Wyoming": 10.8}, {"Quarter": "7/1/2016", "Alabama": 15.7, "Alaska": 7.8, "Arizona": 7.1, "Arkansas": 11.3, "California": 3.6, "Colorado": 5.5, "Connecticut": 6.2, "Delaware": 9.0, "District of Columbia": 5.2, "Florida": 7.6, "Georgia": 7.8, "Hawaii": 10.9, "Idaho": 7.3, "Illinois": 6.4, "Indiana": 10.0, "Iowa": 3.7, "Kansas": 11.4, "Kentucky": 7.2, "Louisiana": 10.8, "Maine": 4.6, "Maryland": 7.2, "Massachusetts": 3.9, "Michigan": 6.9, "Minnesota": 5.6, "Mississippi": 7.9, "Missouri": 9.2, "Montana": 6.0, "Nebraska": 5.6, "Nevada": 8.9, "New Hampshire": 4.8, "New Jersey": 6.3, "New Mexico": 9.8, "New York": 5.1, "North Carolina": 8.8, "North Dakota": 14.7, "Ohio": 7.1, "Oklahoma": 12.2, "Oregon": 3.9, "Pennsylvania": 5.7, "Rhode Island": 2.7, "South Carolina": 8.1, "South Dakota": 6.7, "Tennessee": 7.0, "Texas": 8.8, "Utah": 6.6, "Vermont": 4.6, "Virginia": 6.1, "Washington": 3.9, "West Virginia": 7.5, "Wisconsin": 6.3, "Wyoming": 9.8}, {"Quarter": "10/1/2016", "Alabama": 16.0, "Alaska": 7.0, "Arizona": 6.5, "Arkansas": 10.6, "California": 3.4, "Colorado": 3.8, "Connecticut": 7.5, "Delaware": 8.9, "District of Columbia": 6.6, "Florida": 7.2, "Georgia": 6.7, "Hawaii": 12.6, "Idaho": 7.7, "Illinois": 7.9, "Indiana": 9.9, "Iowa": 5.7, "Kansas": 12.4, "Kentucky": 5.9, "Louisiana": 11.9, "Maine": 3.5, "Maryland": 6.1, "Massachusetts": 4.1, "Michigan": 9.3, "Minnesota": 4.0, "Mississippi": 10.3, "Missouri": 8.5, "Montana": 6.2, "Nebraska": 7.5, "Nevada": 5.3, "New Hampshire": 4.0, "New Jersey": 4.9, "New Mexico": 8.9, "New York": 5.1, "North Carolina": 8.3, "North Dakota": 17.2, "Ohio": 6.4, "Oklahoma": 11.0, "Oregon": 5.8, "Pennsylvania": 6.5, "Rhode Island": 3.6, "South Carolina": 6.4, "South Dakota": 8.7, "Tennessee": 6.9, "Texas": 10.0, "Utah": 5.3, "Vermont": 4.3, "Virginia": 9.0, "Washington": 3.1, "West Virginia": 9.0, "Wisconsin": 5.0, "Wyoming": 12.6}, {"Quarter": "1/1/2017", "Alabama": 11.9, "Alaska": 7.3, "Arizona": 6.9, "Arkansas": 11.3, "California": 3.2, "Colorado": 3.8, "Connecticut": 9.0, "Delaware": 6.2, "District of Columbia": 5.9, "Florida": 8.7, "Georgia": 8.2, "Hawaii": 7.6, "Idaho": 4.3, "Illinois": 7.9, "Indiana": 10.0, "Iowa": 6.8, "Kansas": 7.5, "Kentucky": 6.9, "Louisiana": 9.4, "Maine": 4.1, "Maryland": 7.7, "Massachusetts": 5.1, "Michigan": 6.7, "Minnesota": 3.0, "Mississippi": 10.8, "Missouri": 7.5, "Montana": 7.1, "Nebraska": 7.3, "Nevada": 5.0, "New Hampshire": 6.2, "New Jersey": 4.7, "New Mexico": 9.5, "New York": 5.4, "North Carolina": 7.8, "North Dakota": 15.0, "Ohio": 7.0, "Oklahoma": 10.5, "Oregon": 3.5, "Pennsylvania": 5.7, "Rhode Island": 5.8, "South Carolina": 9.6, "South Dakota": 8.8, "Tennessee": 8.2, "Texas": 10.7, "Utah": 5.7, "Vermont": 3.3, "Virginia": 8.1, "Washington": 3.6, "West Virginia": 9.5, "Wisconsin": 5.2, "Wyoming": 15.6}, {"Quarter": "4/2/2015", "Alabama": 13.4, "Alaska": 6.9, "Arizona": 8.0, "Arkansas": 11.9, "California": 4.3, "Colorado": 4.4, "Connecticut": 5.6, "Delaware": 6.4, "District of Columbia": 5.1, "Florida": 8.4, "Georgia": 8.6, "Hawaii": 8.7, "Idaho": 5.9, "Illinois": 8.0, "Indiana": 8.8, "Iowa": 7.6, "Kansas": 12.1, "Kentucky": 7.9, "Louisiana": 8.8, "Maine": 5.4, "Maryland": 7.9, "Massachusetts": 5.2, "Michigan": 8.3, "Minnesota": 5.8, "Mississippi": 10.4, "Missouri": 9.5, "Montana": 3.3, "Nebraska": 6.0, "Nevada": 7.8, "New Hampshire": 6.3, "New Jersey": 4.9, "New Mexico": 11.2, "New York": 4.6, "North Carolina": 10.5, "North Dakota": 9.3, "Ohio": 6.5, "Oklahoma": 8.0, "Oregon": 4.5, "Pennsylvania": 8.2, "Rhode Island": 4.6, "South Carolina": 11.5, "South Dakota": 6.5, "Tennessee": 7.4, "Texas": 9.1, "Utah": 4.7, "Vermont": 4.9, "Virginia": 5.2, "Washington": 5.7, "West Virginia": 9.3, "Wisconsin": 7.1, "Wyoming": 7.5}, {"Quarter": "7/2/2015", "Alabama": 16.2, "Alaska": 7.2, "Arizona": 6.5, "Arkansas": 13.1, "California": 3.7, "Colorado": 6.1, "Connecticut": 6.2, "Delaware": 5.7, "District of Columbia": 5.2, "Florida": 7.8, "Georgia": 8.1, "Hawaii": 8.0, "Idaho": 6.9, "Illinois": 7.5, "Indiana": 13.0, "Iowa": 5.7, "Kansas": 8.3, "Kentucky": 6.9, "Louisiana": 8.7, "Maine": 2.2, "Maryland": 6.7, "Massachusetts": 3.2, "Michigan": 9.3, "Minnesota": 5.6, "Mississippi": 9.0, "Missouri": 7.8, "Montana": 3.8, "Nebraska": 5.0, "Nevada": 8.3, "New Hampshire": 5.0, "New Jersey": 6.6, "New Mexico": 10.8, "New York": 5.3, "North Carolina": 9.2, "North Dakota": 9.3, "Ohio": 7.3, "Oklahoma": 7.9, "Oregon": 4.0, "Pennsylvania": 6.8, "Rhode Island": 2.8, "South Carolina": 7.9, "South Dakota": 8.5, "Tennessee": 6.5, "Texas": 8.7, "Utah": 5.3, "Vermont": 5.4, "Virginia": 6.4, "Washington": 5.1, "West Virginia": 7.7, "Wisconsin": 4.9, "Wyoming": 9.2}, {"Quarter": "10/2/2015", "Alabama": 14.0, "Alaska": 5.5, "Arizona": 8.1, "Arkansas": 10.8, "California": 4.2, "Colorado": 5.7, "Connecticut": 5.5, "Delaware": 8.2, "District of Columbia": 5.5, "Florida": 7.9, "Georgia": 8.8, "Hawaii": 8.4, "Idaho": 5.9, "Illinois": 8.1, "Indiana": 10.1, "Iowa": 5.2, "Kansas": 15.2, "Kentucky": 8.8, "Louisiana": 9.7, "Maine": 4.5, "Maryland": 8.4, "Massachusetts": 3.7, "Michigan": 5.6, "Minnesota": 3.4, "Mississippi": 11.0, "Missouri": 10.8, "Montana": 4.4, "Nebraska": 8.1, "Nevada": 8.4, "New Hampshire": 6.7, "New Jersey": 5.3, "New Mexico": 9.3, "New York": 5.6, "North Carolina": 9.0, "North Dakota": 8.0, "Ohio": 8.8, "Oklahoma": 9.8, "Oregon": 6.7, "Pennsylvania": 7.0, "Rhode Island": 5.3, "South Carolina": 6.2, "South Dakota": 5.8, "Tennessee": 8.5, "Texas": 11.1, "Utah": 5.1, "Vermont": 4.9, "Virginia": 6.9, "Washington": 3.8, "West Virginia": 6.9, "Wisconsin": 3.7, "Wyoming": 10.6}, {"Quarter": "1/2/2016", "Alabama": 16.0, "Alaska": 7.5, "Arizona": 8.0, "Arkansas": 9.1, "California": 4.0, "Colorado": 5.0, "Connecticut": 8.0, "Delaware": 5.4, "District of Columbia": 5.7, "Florida": 8.1, "Georgia": 6.6, "Hawaii": 9.7, "Idaho": 4.5, "Illinois": 6.6, "Indiana": 4.9, "Iowa": 4.9, "Kansas": 12.9, "Kentucky": 7.5, "Louisiana": 12.8, "Maine": 5.6, "Maryland": 9.4, "Massachusetts": 4.6, "Michigan": 6.5, "Minnesota": 4.8, "Mississippi": 11.5, "Missouri": 8.2, "Montana": 3.8, "Nebraska": 4.7, "Nevada": 7.3, "New Hampshire": 4.6, "New Jersey": 5.2, "New Mexico": 9.6, "New York": 5.0, "North Carolina": 10.3, "North Dakota": 11.7, "Ohio": 8.9, "Oklahoma": 7.3, "Oregon": 3.5, "Pennsylvania": 6.9, "Rhode Island": 4.9, "South Carolina": 9.6, "South Dakota": 5.1, "Tennessee": 7.5, "Texas": 9.7, "Utah": 5.4, "Vermont": 2.9, "Virginia": 7.9, "Washington": 3.8, "West Virginia": 9.3, "Wisconsin": 5.6, "Wyoming": 11.9}]}}
